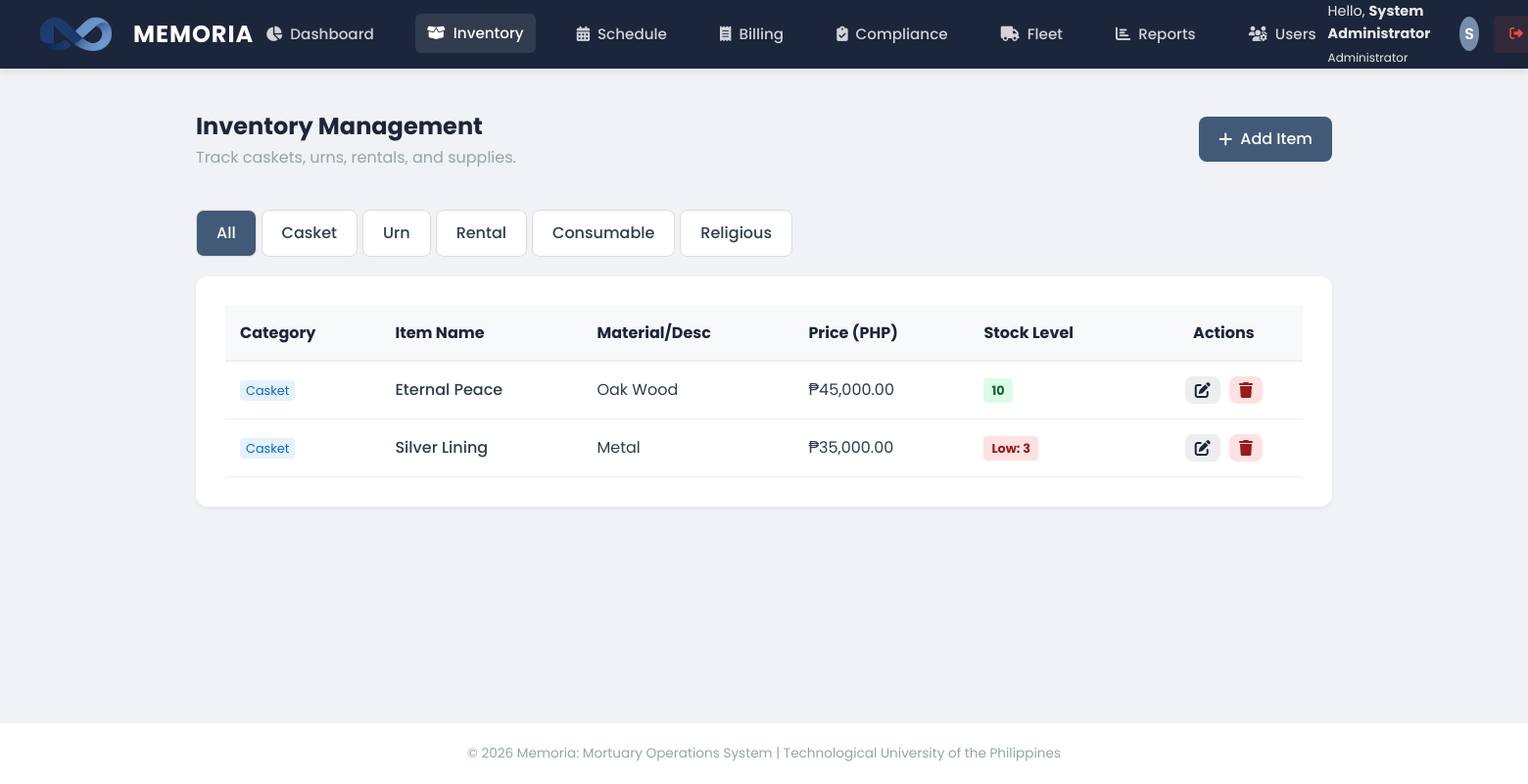
The page /modules/inventory/manage.php (signed in) on the database its author committed.
### tables this page shows
CREATE TABLE `items` (
  `id` int(11) NOT NULL,
  `category` enum('Casket','Urn','Rental','Consumable','Religious') DEFAULT 'Casket',
  `item_name` varchar(100) DEFAULT NULL,
  `material` varchar(50) DEFAULT NULL,
  `price` decimal(10,2) NOT NULL,
  `stock_quantity` int(11) DEFAULT 0,
  `min_stock_level` int(11) DEFAULT 5
);

### modules/inventory/manage.php (the view, shortened to what this page needs)
<?php
include('../../includes/header.php');
$category = isset($_GET['cat']) ? $_GET['cat'] : 'All';
if ($category == 'All') {
    $sql = "SELECT * FROM items ORDER BY category, item_name ASC";
    $stmt = mysqli_prepare($conn, $sql);
} else {
    $sql = "SELECT * FROM items WHERE category = ? ORDER BY item_name ASC";
    $stmt = mysqli_prepare($conn, $sql);
    mysqli_stmt_bind_param($stmt, "s", $category);
}
mysqli_stmt_execute($stmt);
$result = mysqli_stmt_get_result($stmt);
?>
<div class="panel-header" style="border-bottom: none;">
    <div>
        <h1 style="font-size: 1.5rem; color: var(--deep-navy);">Inventory Management</h1>
        <p style="color: var(--text-light);">Track caskets, urns, rentals, and supplies.</p>
    </div>
    <a href="add_casket.php" class="btn btn-primary"><i class="fas fa-plus"></i> Add Item</a>
</div>
<div style="margin-bottom: 20px;">
    <?php
    $cats = ['All', 'Casket', 'Urn', 'Rental', 'Consumable', 'Religious'];
    foreach($cats as $c) {
        $activeStyle = ($category == $c) ? 'background: var(--slate-blue); color: white;' : 'background: white; color: var(--text-dark);';
        echo "<a href='?cat=$c' class='btn' style='margin-right: 5px; border: 1px solid #ddd; $activeStyle'>$c</a>";
    }
    ?>
</div>
<div class="panel">
    <table style="width: 100%; border-collapse: collapse;">
        <thead>
            <tr style="background: #f8f9fa; text-align: left; color: var(--deep-navy);">
                <th style="padding: 15px; border-bottom: 2px solid #eee;">Category</th>
                <th style="padding: 15px; border-bottom: 2px solid #eee;">Item Name</th>
                <th style="padding: 15px; border-bottom: 2px solid #eee;">Material/Desc</th>
                <th style="padding: 15px; border-bottom: 2px solid #eee;">Price (PHP)</th>
                <th style="padding: 15px; border-bottom: 2px solid #eee;">Stock Level</th>
                <th style="padding: 15px; border-bottom: 2px solid #eee; text-align: center;">Actions</th>
            </tr>
        </thead>
        <tbody>
            <?php
            if (mysqli_num_rows($result) > 0) {
                while ($row = mysqli_fetch_assoc($result)) {
                    $is_low = $row['stock_quantity'] <= $row['min_stock_level'];
                    $stock_badge = $is_low
                        ? "<span style='background: #fee2e2; color: #991b1b; padding: 4px 8px; border-radius: 4px; font-size: 0.8rem; font-weight: bold;'>Low: {$row['stock_quantity']}</span>"
                        : "<span style='background: #dcfce7; color: #166534; padding: 4px 8px; border-radius: 4px; font-size: 0.8rem; font-weight: bold;'>{$row['stock_quantity']}</span>";
                    echo "<tr>
                        <td style='padding: 15px; border-bottom: 1px solid #eee;'><span style='font-size: 0.8rem; background: #e3f2fd; color: #1565c0; padding: 2px 6px; border-radius: 4px;'>{$row['category']}</span></td>
                        <td style='padding: 15px; border-bottom: 1px solid #eee; font-weight: 500;'>{$row['item_name']}</td>
                        <td style='padding: 15px; border-bottom: 1px solid #eee;'>{$row['material']}</td>
                        <td style='padding: 15px; border-bottom: 1px solid #eee;'>₱" . number_format($row['price'], 2) . "</td>
                        <td style='padding: 15px; border-bottom: 1px solid #eee;'>$stock_badge</td>
                        <td style='padding: 15px; border-bottom: 1px solid #eee; text-align: center;'>
                            <a href='edit_casket.php?id={$row['id']}' class='btn' style='padding: 6px 10px; background: #eee; color: var(--deep-navy); margin-right: 5px;'><i class='fas fa-edit'></i></a>
                            <a href='manage.php?delete={$row['id']}' onclick='return confirm(\"Permanently delete this item?\");' class='btn' style='padding: 6px 10px; background: #fee2e2; color: #991b1b;'><i class='fas fa-trash'></i></a>
                        </td>
                    </tr>";
                }
            } else {
                echo "<tr><td colspan='6' style='text-align: center; padding: 30px; color: #777;'>No items found in this category.</td></tr>";
            }
            ?>
        </tbody>
    </table>
</div>
<?php include('../../includes/footer.php'); ?>

### assets/css/style.css (style rules this page uses)
:root { --deep-navy: #1B263B; --slate-blue: #415A77; --cloud-gray: #E0E1DD; --muted-teal: #778DA9; --white: #FFFFFF; --danger: #e74c3c; --success: #2ecc71; --text-dark: #2c3e50; --text-light: #95a5a6; --shadow-sm: 0 2px 4px rgba(0,0,0,0.05); --shadow-md: 0 4px 6px rgba(0,0,0,0.07); --shadow-lg: 0 10px 15px rgba(0,0,0,0.1); }
* { margin: 0; padding: 0; box-sizing: border-box; }
body { font-family: 'Poppins', sans-serif; background-color: #F0F2F5; color: var(--text-dark); line-height: 1.6; min-height: 100vh; display: flex; flex-direction: column; }
.panel { background: var(--white); border-radius: 12px; box-shadow: var(--shadow-sm); padding: 30px; margin-bottom: 30px; }
.panel-header { display: flex; justify-content: space-between; align-items: center; margin-bottom: 25px; border-bottom: 1px solid #eee; padding-bottom: 15px; }
.btn { padding: 10px 20px; border-radius: 8px; font-weight: 500; cursor: pointer; border: none; transition: all 0.2s; text-decoration: none; display: inline-flex; align-items: center; gap: 8px; }
.btn-primary { background: var(--slate-blue); color: white; }

### rows shown on the page
items: category "Casket", item_name "Eternal Peace", material "Oak Wood", price "45,000.00", stock_quantity "10"
items: category "Casket", item_name "Silver Lining", material "Metal", price "35,000.00", stock_quantity "3"

### other values the page prints
$_SESSION['full_name'] "System Administrator"
$_SESSION['role'] "Administrator"
substr($_SESSION['full_name'], 0, 1) "S"
$c "All"
$c "Casket"
$c "Urn"
$c "Rental"
$c "Consumable"
$c "Religious"
